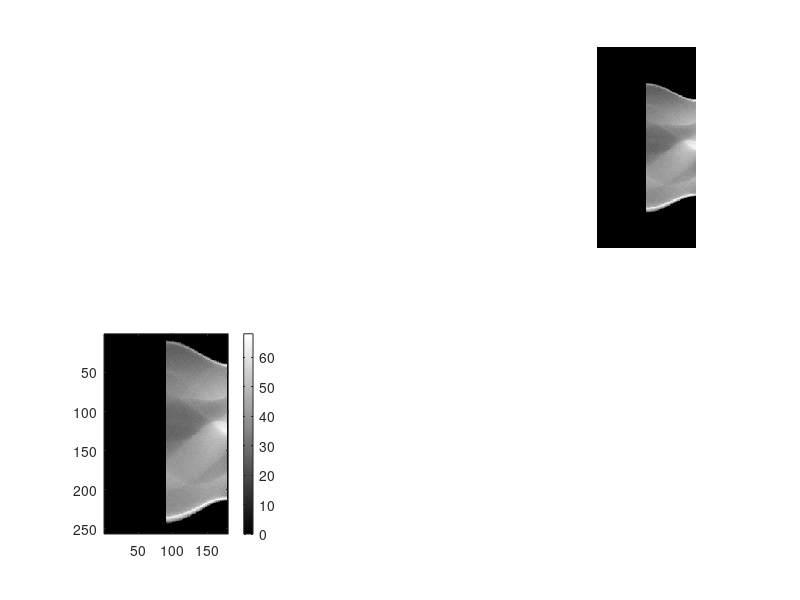

MATLAB code for this plot:
%get length
P = phantom(256);
[N,N] = size(P);
 
thm = 45;
pre = imrotate(P,thm);
[mmax,nmax] = size(pre);
s = 1;
Final = zeros(180/s,nmax);
t = 1;
for theta = 1:s:89
    Protate = imrotate(P,theta);
    Pf = sum(Protate,1);
    [mreal,nreal] = size(Pf);
    if(nmax-nreal)/2-floor((nmax-nreal)/2)==0
        From = floor((nmax-nreal)/2+1);
    else
        From = floor((nmax-nreal)/2+1);
    end
    End = floor((nmax-nreal)/2)+nreal;
    Final(180/s-t,From:End) = Pf;
    t = t+1;
end
R = imrotate(Final,90);
subplot(2,3,3);
imshow(R,[]);
z = 2*ceil(norm(size(P)-floor((size(P)-1)/2)-1))+3;
e = floor((z-N)/2)+2;
R1 = R(e:(N+e-1),:);
[mm,nn] = size(R1);
subplot(2,3,4);
imagesc(R1);
colormap(gray);
colorbar;


        
